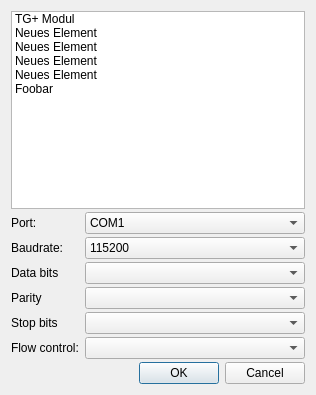
<?xml version="1.0" encoding="UTF-8"?>
<ui version="4.0">
 <class>NewConnectionDialog</class>
 <widget class="QDialog" name="NewConnectionDialog">
  <property name="windowModality">
   <enum>Qt::ApplicationModal</enum>
  </property>
  <property name="geometry">
   <rect>
    <x>0</x>
    <y>0</y>
    <width>316</width>
    <height>395</height>
   </rect>
  </property>
  <property name="sizePolicy">
   <sizepolicy hsizetype="Fixed" vsizetype="Fixed">
    <horstretch>0</horstretch>
    <verstretch>0</verstretch>
   </sizepolicy>
  </property>
  <property name="windowTitle">
   <string>Dialog</string>
  </property>
  <property name="modal">
   <bool>true</bool>
  </property>
  <layout class="QFormLayout" name="formLayout">
   <property name="fieldGrowthPolicy">
    <enum>QFormLayout::AllNonFixedFieldsGrow</enum>
   </property>
   <property name="horizontalSpacing">
    <number>6</number>
   </property>
   <property name="verticalSpacing">
    <number>3</number>
   </property>
   <item row="0" column="0" colspan="2">
    <widget class="QListWidget" name="listWidget">
     <property name="viewMode">
      <enum>QListView::ListMode</enum>
     </property>
     <property name="sortingEnabled">
      <bool>true</bool>
     </property>
     <item>
      <property name="text">
       <string>TG+ Modul</string>
      </property>
     </item>
     <item>
      <property name="text">
       <string>Neues Element</string>
      </property>
     </item>
     <item>
      <property name="text">
       <string>Neues Element</string>
      </property>
     </item>
     <item>
      <property name="text">
       <string>Neues Element</string>
      </property>
     </item>
     <item>
      <property name="text">
       <string>Neues Element</string>
      </property>
     </item>
     <item>
      <property name="text">
       <string>Foobar</string>
      </property>
     </item>
    </widget>
   </item>
   <item row="1" column="0">
    <widget class="QLabel" name="label_2">
     <property name="text">
      <string>Port:</string>
     </property>
    </widget>
   </item>
   <item row="1" column="1">
    <widget class="QComboBox" name="comboBox_2">
     <item>
      <property name="text">
       <string>COM1</string>
      </property>
     </item>
     <item>
      <property name="text">
       <string>COM2</string>
      </property>
     </item>
    </widget>
   </item>
   <item row="3" column="0">
    <widget class="QLabel" name="label">
     <property name="text">
      <string>Baudrate:</string>
     </property>
    </widget>
   </item>
   <item row="3" column="1">
    <widget class="QComboBox" name="comboBox">
     <item>
      <property name="text">
       <string>115200</string>
      </property>
     </item>
    </widget>
   </item>
   <item row="4" column="1">
    <widget class="QComboBox" name="comboBox_3"/>
   </item>
   <item row="5" column="1">
    <widget class="QComboBox" name="comboBox_4"/>
   </item>
   <item row="6" column="1">
    <widget class="QComboBox" name="comboBox_5"/>
   </item>
   <item row="8" column="1">
    <widget class="QDialogButtonBox" name="buttonBox">
     <property name="orientation">
      <enum>Qt::Horizontal</enum>
     </property>
     <property name="standardButtons">
      <set>QDialogButtonBox::Cancel|QDialogButtonBox::Ok</set>
     </property>
    </widget>
   </item>
   <item row="4" column="0">
    <widget class="QLabel" name="label_3">
     <property name="text">
      <string>Data bits</string>
     </property>
    </widget>
   </item>
   <item row="5" column="0">
    <widget class="QLabel" name="label_4">
     <property name="text">
      <string>Parity</string>
     </property>
    </widget>
   </item>
   <item row="6" column="0">
    <widget class="QLabel" name="label_5">
     <property name="text">
      <string>Stop bits</string>
     </property>
    </widget>
   </item>
   <item row="7" column="1">
    <widget class="QComboBox" name="comboBox_6"/>
   </item>
   <item row="7" column="0">
    <widget class="QLabel" name="label_6">
     <property name="text">
      <string>Flow control:</string>
     </property>
    </widget>
   </item>
  </layout>
 </widget>
 <resources/>
 <connections>
  <connection>
   <sender>buttonBox</sender>
   <signal>accepted()</signal>
   <receiver>NewConnectionDialog</receiver>
   <slot>accept()</slot>
   <hints>
    <hint type="sourcelabel">
     <x>248</x>
     <y>254</y>
    </hint>
    <hint type="destinationlabel">
     <x>157</x>
     <y>274</y>
    </hint>
   </hints>
  </connection>
  <connection>
   <sender>buttonBox</sender>
   <signal>rejected()</signal>
   <receiver>NewConnectionDialog</receiver>
   <slot>reject()</slot>
   <hints>
    <hint type="sourcelabel">
     <x>316</x>
     <y>260</y>
    </hint>
    <hint type="destinationlabel">
     <x>286</x>
     <y>274</y>
    </hint>
   </hints>
  </connection>
 </connections>
</ui>
